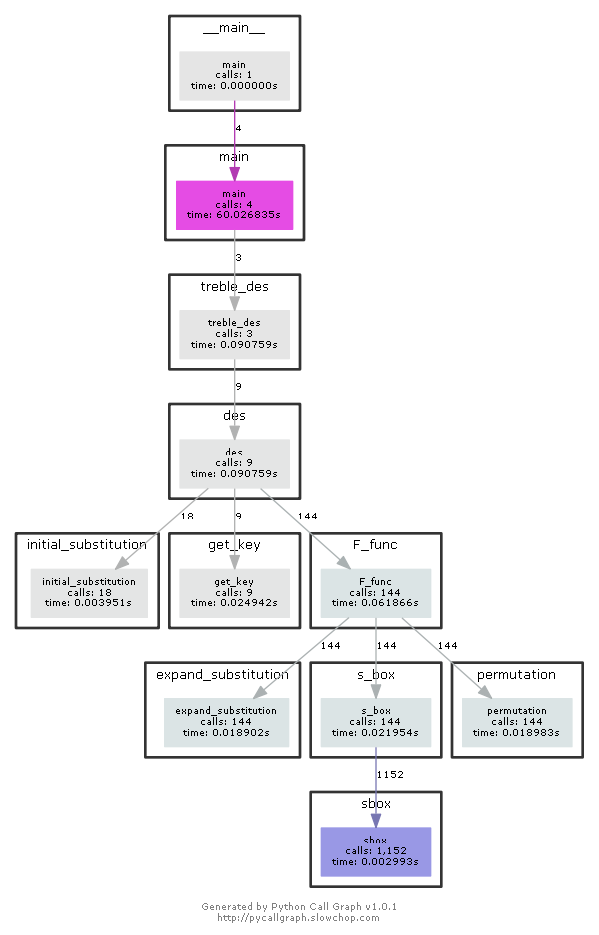

Write Python code to recreate this figure.
# -*- coding: utf-8 -*-
from pycallgraph import Config
from pycallgraph import GlobbingFilter
from pycallgraph import PyCallGraph
from pycallgraph.output import GraphvizOutput


# 初始置换
def initial_substitution(s_64, mode):  # 输入64bit，mode选择：1：IP置换；0：逆置换
    # 初始置换IP于IP逆
    IP = [
        58, 50, 42, 34, 26, 18, 10, 2, 60, 52, 44, 36, 28, 20, 12, 4,
        62, 54, 46, 38, 30, 22, 14, 6, 64, 56, 48, 40, 32, 24, 16, 8,
        57, 49, 41, 33, 25, 17, 9, 1, 59, 51, 43, 35, 27, 19, 11, 3,
        61, 53, 45, 37, 29, 21, 13, 5, 63, 55, 47, 39, 31, 23, 15, 7
    ]
    IP_ = [
        40, 8, 48, 16, 56, 24, 64, 32, 39, 7, 47, 15, 55, 23, 63, 31,
        38, 6, 46, 14, 54, 22, 62, 30, 37, 5, 45, 13, 53, 21, 61, 29,
        36, 4, 44, 12, 52, 20, 60, 28, 35, 3, 43, 11, 51, 19, 59, 27,
        34, 2, 42, 10, 50, 18, 58, 26, 33, 1, 41, 9, 49, 17, 57, 25
    ]
    result = 0
    if mode == 1:
        for i in range(64):
            distance = 64 - IP[i]
            flag = 1 & (s_64 >> distance)
            result = result ^ (flag << (63 - i))
    else:
        for i in range(64):
            distance = 64 - IP_[i]
            flag = 1 & (s_64 >> distance)
            result = result ^ (flag << (63 - i))
    return result


# 拓展置换E
def expand_substitution(s_32):  # 输入32bit
    result = 0
    E = [
        32, 1, 2, 3, 4, 5,
        4, 5, 6, 7, 8, 9,
        8, 9, 10, 11, 12, 13,
        12, 13, 14, 15, 16, 17,
        16, 17, 18, 19, 20, 21,
        20, 21, 22, 23, 24, 25,
        24, 25, 26, 27, 28, 29,
        28, 29, 30, 31, 32, 1
    ]
    for i in range(48):
        distance = E[i] - 1
        flag = 1 & (s_32 >> distance)
        result = result ^ (flag << i)
    return result


def sbox(s_6, SBox):  # 输入6bit
    # print(f"s6:{bin(s_6)}")
    raw = ((((s_6 >> 5) & 1) << 1) + (s_6 & 1)) & 0b11
    column = (s_6 >> 1) & 0b01111
    # print(f"raw:{raw},column:{column}")
    result = SBox[raw][column]
    return result


def s_box(s_48):  # 输入48bit
    # print(f"s48:{bin(s_48)}")
    s8 = s_48 & 0b111111
    s7 = (s_48 >> 6) & 0b111111
    s6 = (s_48 >> 12) & 0b111111
    s5 = (s_48 >> 18) & 0b111111
    s4 = (s_48 >> 24) & 0b111111
    s3 = (s_48 >> 30) & 0b111111
    s2 = (s_48 >> 36) & 0b111111
    s1 = (s_48 >> 42) & 0b111111

    SBox1 = [
        [14, 4, 13, 1, 2, 15, 11, 8, 3, 10, 6, 12, 5, 9, 0, 7],
        [0, 15, 7, 4, 14, 2, 13, 1, 10, 6, 12, 11, 9, 5, 3, 8],
        [4, 1, 14, 8, 13, 6, 2, 11, 15, 12, 9, 7, 3, 10, 5, 0],
        [15, 12, 8, 2, 4, 9, 1, 7, 5, 11, 3, 14, 10, 0, 6, 13]
    ]
    SBox2 = [
        [15, 1, 8, 14, 6, 11, 3, 4, 9, 7, 2, 13, 12, 0, 5, 10],
        [3, 13, 4, 7, 15, 2, 8, 14, 12, 0, 1, 10, 6, 9, 11, 5],
        [0, 14, 7, 11, 10, 4, 13, 1, 5, 8, 12, 6, 9, 3, 2, 15],
        [13, 8, 10, 1, 3, 15, 4, 2, 11, 6, 7, 12, 0, 5, 14, 9]
    ]
    SBox3 = [
        [10, 0, 9, 14, 6, 3, 15, 5, 1, 13, 12, 7, 11, 4, 2, 8],
        [13, 7, 0, 9, 3, 4, 6, 10, 2, 8, 5, 14, 12, 11, 15, 1],
        [13, 6, 4, 9, 8, 15, 3, 0, 11, 1, 2, 12, 5, 10, 14, 7],
        [1, 10, 13, 0, 6, 9, 8, 7, 4, 15, 14, 3, 11, 5, 2, 12]
    ]
    SBox4 = [
        [7, 13, 14, 3, 0, 6, 9, 10, 1, 2, 8, 5, 11, 12, 4, 15],
        [13, 8, 11, 5, 6, 15, 0, 3, 4, 7, 2, 12, 1, 10, 14, 9],
        [10, 6, 9, 0, 12, 11, 7, 13, 15, 1, 3, 14, 5, 2, 8, 4],
        [3, 15, 0, 6, 10, 1, 13, 8, 9, 4, 5, 11, 12, 7, 2, 14]
    ]
    SBox5 = [
        [2, 12, 4, 1, 7, 10, 11, 6, 8, 5, 3, 15, 13, 0, 14, 9],
        [14, 11, 2, 12, 4, 7, 13, 1, 5, 0, 15, 10, 3, 9, 8, 6],
        [4, 2, 1, 11, 10, 13, 7, 8, 15, 9, 12, 5, 6, 3, 0, 14],
        [11, 8, 12, 7, 1, 14, 2, 13, 6, 15, 0, 9, 10, 4, 5, 3]
    ]
    SBox6 = [
        [12, 1, 10, 15, 9, 2, 6, 8, 0, 13, 3, 4, 14, 7, 5, 11],
        [10, 15, 4, 2, 7, 12, 9, 5, 6, 1, 13, 14, 0, 11, 3, 8],
        [9, 14, 15, 5, 2, 8, 12, 3, 7, 0, 4, 10, 1, 13, 11, 6],
        [4, 3, 2, 12, 9, 5, 15, 10, 11, 14, 1, 7, 6, 0, 8, 13]
    ]
    SBox7 = [
        [4, 11, 2, 14, 15, 0, 8, 13, 3, 12, 9, 7, 5, 10, 6, 1],
        [13, 0, 11, 7, 4, 9, 1, 10, 14, 3, 5, 12, 2, 15, 8, 6],
        [1, 4, 11, 13, 12, 3, 7, 14, 10, 15, 6, 8, 0, 5, 9, 2],
        [6, 11, 13, 8, 1, 4, 10, 7, 9, 5, 0, 15, 14, 2, 3, 12]
    ]
    SBox8 = [
        [13, 2, 8, 4, 6, 15, 11, 1, 10, 9, 3, 14, 5, 0, 12, 7],
        [1, 15, 13, 8, 10, 3, 7, 4, 12, 5, 6, 11, 0, 14, 9, 2],
        [7, 11, 4, 1, 9, 12, 14, 2, 0, 6, 10, 13, 15, 3, 5, 8],
        [2, 1, 14, 7, 4, 10, 8, 13, 15, 12, 9, 0, 3, 5, 6, 11]
    ]
    s1 = sbox(s1, SBox1)
    s2 = sbox(s2, SBox2)
    s3 = sbox(s3, SBox3)
    s4 = sbox(s4, SBox4)
    s5 = sbox(s5, SBox5)
    s6 = sbox(s6, SBox6)
    s7 = sbox(s7, SBox7)
    s8 = sbox(s8, SBox8)
    result = 0xffffffff & ((s1 << 28) ^ (s2 << 24) ^ (s3 << 20) ^ (s4 << 16) ^ (s5 << 12) ^ (s6 << 8) ^ (s7 << 4) ^ s8)

    return result


# 置换运算P
def permutation(s_32):  # 32bit输入
    result = 0
    P = [
        16, 7, 20, 21, 29, 12, 28, 17,
        1, 15, 23, 26, 5, 18, 31, 10,
        2, 8, 24, 14, 32, 27, 3, 9,
        19, 13, 30, 6, 22, 11, 4, 25
    ]
    for i in range(32):
        distance = 32 - P[i]
        flag = 1 & (s_32 >> distance)
        result = result ^ (flag << (31 - i))
    return result


# 轮函数
def F_func(l_32, r_32, k_48):
    # 拓展置换E
    result1 = expand_substitution(r_32)
    # print("拓展置换：", hex(result1))

    # 与密钥异或
    result2 = k_48 ^ result1
    # print("密钥异或：", hex(result2))

    # s_box 压缩置换
    result3 = s_box(result2)
    # print("S盒：", hex(result3))

    # 置换运算P
    result4 = permutation(result3)
    # print("P盒：", hex(result4))

    # 与左半侧异或并换位
    result5 = l_32 ^ result4
    result = (result5 ^ (r_32 << 32)) & 0xffffffffffffffff

    # print("异或并换位：", hex(result))

    return result


# 密钥生成算法

def get_key(k_64):
    key = []
    LS = [
        1, 1, 2, 2, 2, 2, 2, 2, 1, 2, 2, 2, 2, 2, 2, 1
    ]
    # 选择置换1（密钥）
    PC1 = [
        57, 49, 41, 33, 25, 17, 9, 1, 58, 50, 42, 34, 26, 18,
        10, 2, 59, 51, 43, 35, 27, 19, 11, 3, 60, 52, 44, 36,
        63, 55, 47, 39, 31, 23, 15, 7, 62, 54, 46, 38, 30, 22,
        14, 6, 61, 53, 45, 37, 29, 21, 13, 5, 28, 20, 12, 4
    ]
    # 选择置换2（密钥）
    PC2 = [
        14, 17, 11, 24, 1, 5, 3, 28, 15, 6, 21, 10,
        23, 19, 12, 4, 26, 8, 16, 7, 27, 20, 13, 2,
        41, 52, 31, 37, 47, 55, 30, 40, 51, 45, 33, 48,
        44, 49, 39, 56, 34, 53, 46, 42, 50, 36, 29, 32
    ]
    #####################################
    # 密钥置换选择1
    k = 0
    for i in range(56):
        distance = 64 - PC1[i]
        flag = 1 & (k_64 >> distance)
        k = (k ^ (flag << (55 - i))) & 0xffffffffffffff
    C = (k >> 28) & 0xfffffff
    D = k & 0xfffffff
    #####################################
    for round in range(16):
        # 循环左移
        ls = LS[round]
        head = C >> (28 - ls)
        C = ((C << ls) ^ head) & 0xfffffff

        head = D >> (28 - ls)
        D = ((D << ls) ^ head) & 0xfffffff
        # print(f"C1:{bin(C1)} , D1:{bin(D1)}")

        # 置换选择2 获得密钥k
        k = 0
        mid_key = ((C << 28) ^ D) & 0xffffffffffffff
        for i in range(48):
            distance = 56 - PC2[i]
            flag = 1 & (mid_key >> distance)
            k = k ^ (flag << (47 - i))
        key.append(k)
    # print("密钥：", hex(k))

    return key


def des(s_64, k_64, mode):
    # 加密
    if mode == 1:
        s = initial_substitution(s_64, 1)
        key = get_key(k_64)
        for round in range(16):
            # print(hex(s))
            l = (s >> 32) & 0xffffffff
            r = s & 0xffffffff
            s = F_func(l, r, key[round])
        s = ((s << 32) ^ (s >> 32)) & 0xffffffffffffffff
        s = initial_substitution(s, 0)
    # 解密
    else:
        s = initial_substitution(s_64, 1)
        key = get_key(k_64)
        for round in range(16):
            l = (s >> 32) & 0xffffffff
            r = s & 0xffffffff
            s = F_func(l, r, key[15 - round])
        s = ((s << 32) ^ (s >> 32)) & 0xffffffffffffffff
        s = initial_substitution(s, 0)
    result = s
    return result


def treble_des(s_64, k1, k2, mode):
    if mode == 1:  # 加密
        s1 = des(s_64, k1, 1)
        s2 = des(s1, k2, 0)
        s3 = des(s2, k1, 1)
    else:  # 加密
        s1 = des(s_64, k1, 0)
        s2 = des(s1, k2, 1)
        s3 = des(s2, k1, 0)
    return s3


def main():
    s = int(input("").strip(), 16)
    k1 = int(input("").strip(), 16)
    k2 = int(input("").strip(), 16)
    op = int(input("").strip())

    ans = treble_des(s, k1, k2, op)

    ans = str(hex(ans))

    if len(ans) < 18:
        t = 18 - len(ans)
        for i in range(t):
            ans = ans[0:2] + '0' + ans[2:]
    print(ans)


if __name__ == "__main__":
    ############################################################################
    '''
        生成函数调用图
    '''
    config = Config()
    config.trace_filter = GlobbingFilter(
        include=[
            '*'
        ]
    )
    config.trace_filter = GlobbingFilter(
        exclude=['pycallgraph.*']
    )
    ############################################################################

    graphviz = GraphvizOutput()
    graphviz.output_file = '三重DES算法.png'
    with PyCallGraph(output=graphviz, config=config):
        for i in range(2):
            main()
